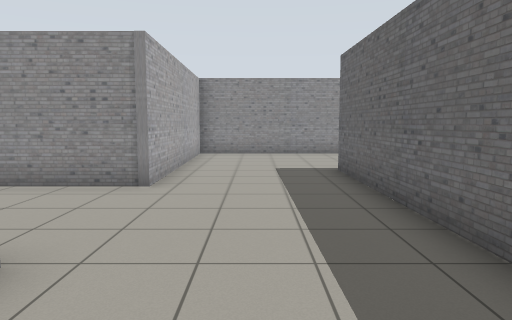
view 1 (above)

14 first-person views from a walk through a robot-simulator world made for Gazebo. The camera is 1.2 m above the floor, tilts 6° down and sees 70° across. The floor is counted in squares, 1 m on a side. Each view is taken from the middle of a square. On the plan, view 1 faces up. The plan holds only what a view shows up to about 14 squares ahead; the rest is blank. Robots are left out. Some stock models are drawn as simple stand-ins.

view 2
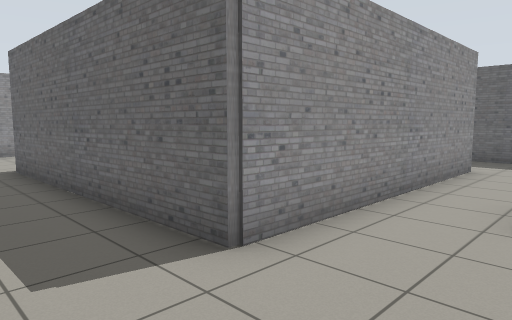

view 3
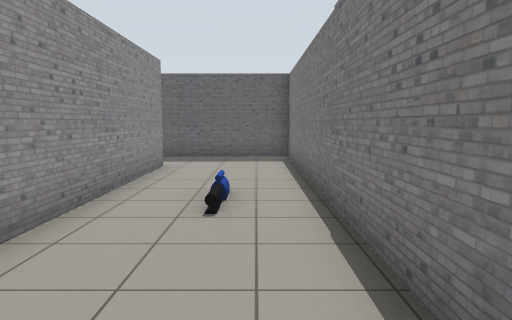

view 4
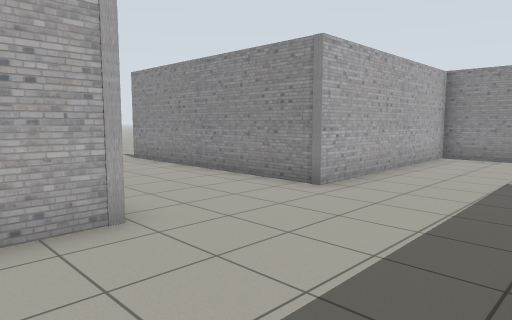

view 5
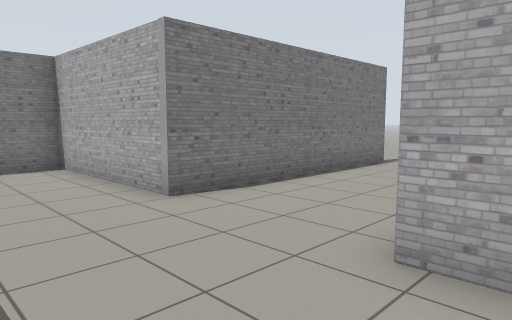

view 6
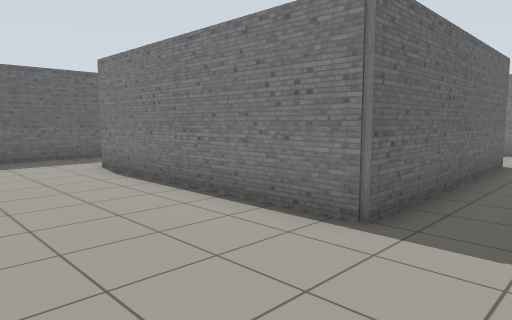

view 7
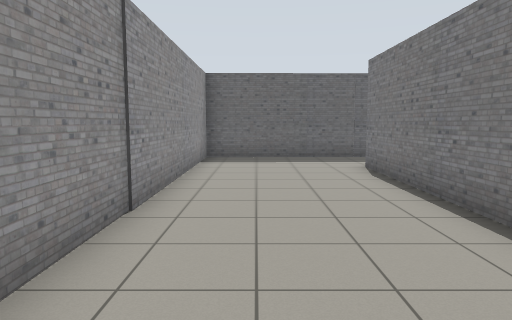

view 8
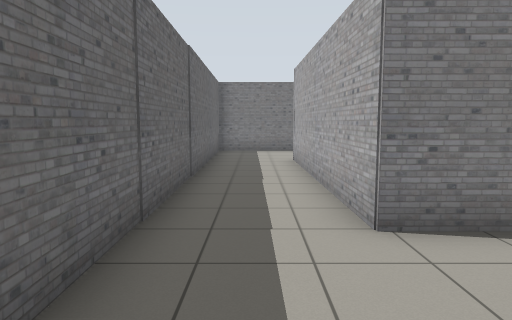

view 9
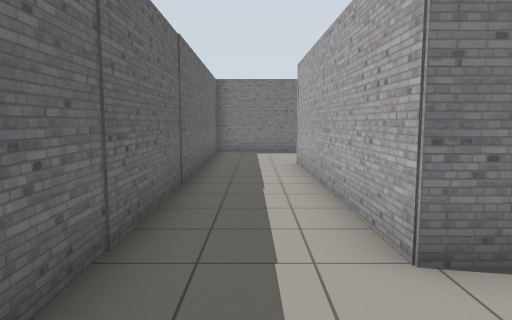

view 10
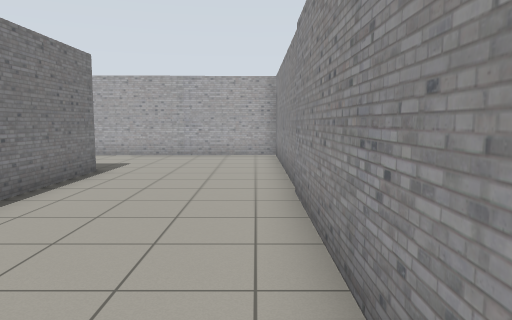

view 11
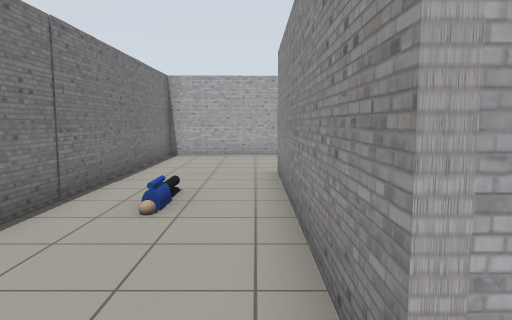

view 12
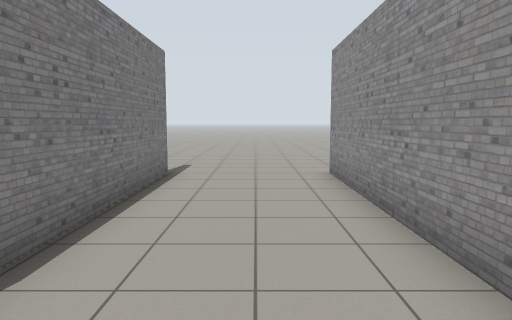

view 13
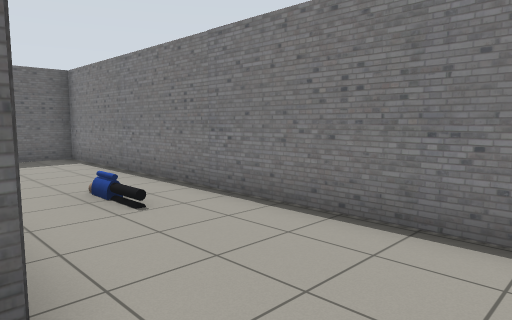

view 14
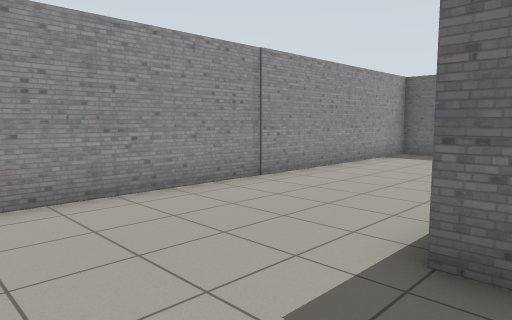

### Floor plan
Points are (right, up) in squares from view 1. A wall is a line through its corners. A room is listed if a view was taken in it or the views show most of it. See-through windows are left out.
Room 1 (views 1, 2, 3, 4, 5, 6, 7, 8, 9, 10, 11, 12, 13, 14)
walls: (2, 9.1) (9.7, 9.1) (9.8, 1.5) (2.2, 1.5) (2, 9.1); (-9.6, 2.9) (-2.1, 2.9) (-2, -2.1) (12.6, -2.1) (12.3, 13.7) (-2.1, 13.7) (-2, 6.7) (-9.5, 6.7)
ways out: opening at (-10.5, 3); opening at (-10.5, 7)
objects: person (5, 0) to (6, 0)

Positions as (right, up) in squares from view 1, and headings:
1: (0, 0), facing up
2: (0, -1), facing up-right
3: (0, -1), facing right
4: (2, 1), facing up-left
5: (1, 8), facing down-left
6: (0, 13), facing down-right
7: (0, 12), facing right
8: (11, 13), facing down
9: (11, 12), facing down
10: (11, 13), facing left
11: (11, 1), facing left
12: (-1, 5), facing left
13: (0, 2), facing down-right
14: (-1, 8), facing up-right
